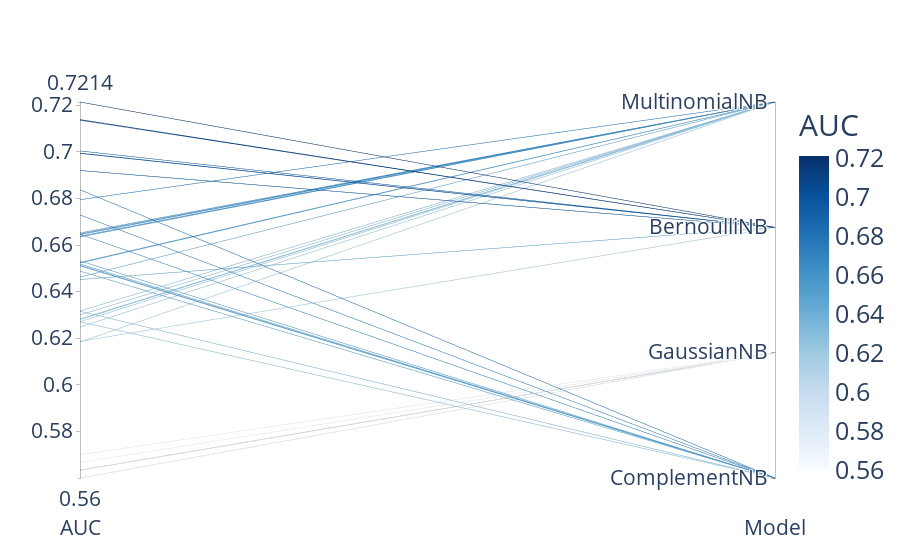

Write notebook code for a chart like this one.
### Code cell
fig = optuna.visualization.plot_parallel_coordinate(study, params={'classifier_name':"classif"})
fig.update_layout(font_size=25)
fig.data[0].dimensions[0]['label'] = '<br>AUC'
fig.data[0].dimensions[1]['label'] = '<br>Model'
fig.data[0].line['colorbar']['title']['text'] = 'AUC'
fig.data[0].labelangle = 0
fig.layout.title['text'] = ""
fig.show()

### Figure 1 — Plotly figure (JSON) as saved in the notebook; plotly's stock layout.template omitted (floating-point values rounded to 4 significant figures)
{"data": [{"dimensions": [{"label": "<br>AUC", "range": [0.56, 0.7214], "values": [0.6511, 0.6729, 0.5633, 0.7214, 0.6995, 0.6184, 0.6638, 0.6317, 0.5633, 0.6248, 0.6452, 0.6648, 0.57, 0.6488, 0.56, 0.6525, 0.6645, 0.5633, 0.6283, 0.6652, 0.6647, 0.6271, 0.6463, 0.692, 0.5633, 0.6993, 0.628, 0.6316, 0.6187, 0.6513, 0.63, 0.692, 0.5633, 0.5633, 0.6519, 0.56, 0.6532, 0.6837, 0.7136, 0.6523, 0.5633, 0.6795, 0.5633, 0.6271, 0.7139, 0.6635, 0.5667, 0.7004, 0.5633, 0.5633]}, {"label": "<br>Model", "range": [0, 3], "ticktext": ["ComplementNB", "GaussianNB", "BernoulliNB", "MultinomialNB"], "tickvals": [0, 1, 2, 3], "values": [0, 0, 1, 2, 2, 3, 3, 3, 1, 3, 2, 3, 1, 0, 1, 3, 3, 1, 3, 3, 0, 0, 3, 2, 1, 2, 3, 0, 2, 0, 3, 2, 1, 1, 0, 1, 0, 0, 2, 3, 1, 3, 1, 3, 2, 3, 1, 2, 1, 1]}], "labelangle": 0, "labelside": "bottom", "line": {"color": [0.6511, 0.6729, 0.5633, 0.7214, 0.6995, 0.6184, 0.6638, 0.6317, 0.5633, 0.6248, 0.6452, 0.6648, 0.57, 0.6488, 0.56, 0.6525, 0.6645, 0.5633, 0.6283, 0.6652, 0.6647, 0.6271, 0.6463, 0.692, 0.5633, 0.6993, 0.628, 0.6316, 0.6187, 0.6513, 0.63, 0.692, 0.5633, 0.5633, 0.6519, 0.56, 0.6532, 0.6837, 0.7136, 0.6523, 0.5633, 0.6795, 0.5633, 0.6271, 0.7139, 0.6635, 0.5667, 0.7004, 0.5633, 0.5633], "colorbar": {"title": {"text": "AUC"}}, "colorscale": [[0, "rgb(247,251,255)"], [0.125, "rgb(222,235,247)"], [0.25, "rgb(198,219,239)"], [0.375, "rgb(158,202,225)"], [0.5, "rgb(107,174,214)"], [0.625, "rgb(66,146,198)"], [0.75, "rgb(33,113,181)"], [0.875, "rgb(8,81,156)"], [1, "rgb(8,48,107)"]], "reversescale": false, "showscale": true}, "type": "parcoords"}], "layout": {"font": {"size": 25}, "title": {"text": ""}}}
